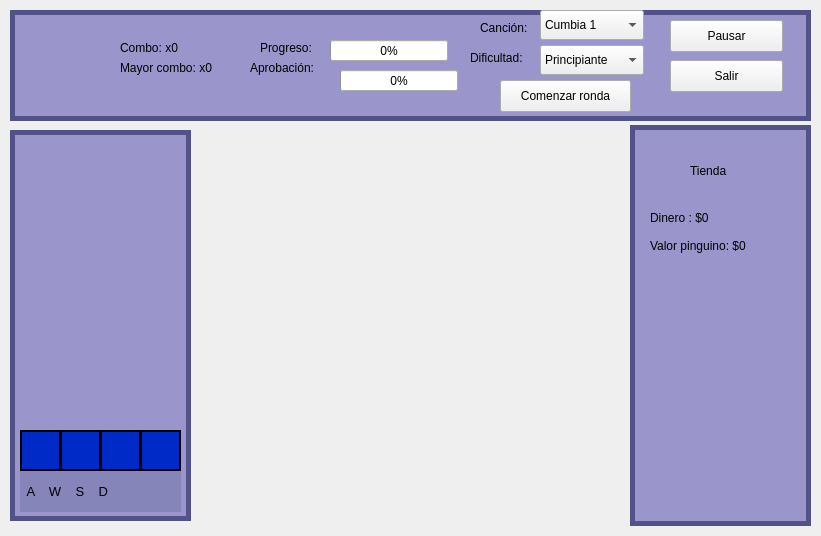
<?xml version="1.0" encoding="UTF-8"?>
<ui version="4.0">
 <class>Form</class>
 <widget class="QWidget" name="Form">
  <property name="geometry">
   <rect>
    <x>0</x>
    <y>0</y>
    <width>821</width>
    <height>536</height>
   </rect>
  </property>
  <property name="windowTitle">
   <string>VentanaJuego</string>
  </property>
  <widget class="QLabel" name="label_imgizq">
   <property name="geometry">
    <rect>
     <x>20</x>
     <y>20</y>
     <width>101</width>
     <height>91</height>
    </rect>
   </property>
   <property name="text">
    <string/>
   </property>
   <property name="pixmap">
    <pixmap>sprites/logo.png</pixmap>
   </property>
   <property name="scaledContents">
    <bool>true</bool>
   </property>
  </widget>
  <widget class="QLabel" name="label_combo">
   <property name="geometry">
    <rect>
     <x>120</x>
     <y>40</y>
     <width>71</width>
     <height>16</height>
    </rect>
   </property>
   <property name="text">
    <string>Combo: x0</string>
   </property>
  </widget>
  <widget class="QLabel" name="label_mayorcombo">
   <property name="geometry">
    <rect>
     <x>120</x>
     <y>60</y>
     <width>111</width>
     <height>16</height>
    </rect>
   </property>
   <property name="text">
    <string>Mayor combo: x0</string>
   </property>
  </widget>
  <widget class="QLabel" name="label_prog">
   <property name="geometry">
    <rect>
     <x>260</x>
     <y>40</y>
     <width>60</width>
     <height>16</height>
    </rect>
   </property>
   <property name="text">
    <string>Progreso:</string>
   </property>
  </widget>
  <widget class="QProgressBar" name="progreso_prog">
   <property name="geometry">
    <rect>
     <x>330</x>
     <y>40</y>
     <width>118</width>
     <height>21</height>
    </rect>
   </property>
   <property name="value">
    <number>0</number>
   </property>
   <property name="textVisible">
    <bool>true</bool>
   </property>
  </widget>
  <widget class="QProgressBar" name="progreso_apruebo">
   <property name="geometry">
    <rect>
     <x>340</x>
     <y>70</y>
     <width>118</width>
     <height>21</height>
    </rect>
   </property>
   <property name="value">
    <number>0</number>
   </property>
   <property name="textVisible">
    <bool>true</bool>
   </property>
  </widget>
  <widget class="QLabel" name="label_apruebo">
   <property name="geometry">
    <rect>
     <x>250</x>
     <y>60</y>
     <width>81</width>
     <height>16</height>
    </rect>
   </property>
   <property name="text">
    <string>Aprobación:</string>
   </property>
  </widget>
  <widget class="QLabel" name="label_songs">
   <property name="geometry">
    <rect>
     <x>480</x>
     <y>20</y>
     <width>60</width>
     <height>16</height>
    </rect>
   </property>
   <property name="text">
    <string>Canción:</string>
   </property>
  </widget>
  <widget class="QComboBox" name="opcion_songs">
   <property name="geometry">
    <rect>
     <x>540</x>
     <y>10</y>
     <width>104</width>
     <height>30</height>
    </rect>
   </property>
   <item>
    <property name="text">
     <string>Cumbia 1</string>
    </property>
   </item>
   <item>
    <property name="text">
     <string>Cumbia 2</string>
    </property>
   </item>
  </widget>
  <widget class="QLabel" name="label_imgcenter">
   <property name="geometry">
    <rect>
     <x>200</x>
     <y>130</y>
     <width>421</width>
     <height>391</height>
    </rect>
   </property>
   <property name="text">
    <string/>
   </property>
   <property name="pixmap">
    <pixmap>sprites/fondos/fondo.png</pixmap>
   </property>
   <property name="scaledContents">
    <bool>true</bool>
   </property>
  </widget>
  <widget class="QLabel" name="label_dif">
   <property name="geometry">
    <rect>
     <x>470</x>
     <y>50</y>
     <width>60</width>
     <height>16</height>
    </rect>
   </property>
   <property name="text">
    <string>Dificultad:</string>
   </property>
  </widget>
  <widget class="QComboBox" name="opcion_dif">
   <property name="geometry">
    <rect>
     <x>540</x>
     <y>45</y>
     <width>104</width>
     <height>30</height>
    </rect>
   </property>
   <item>
    <property name="text">
     <string>Principiante</string>
    </property>
   </item>
   <item>
    <property name="text">
     <string>Aficionado</string>
    </property>
   </item>
   <item>
    <property name="text">
     <string>Maestro Cumbia</string>
    </property>
   </item>
  </widget>
  <widget class="QPushButton" name="boton_pausar">
   <property name="geometry">
    <rect>
     <x>670</x>
     <y>20</y>
     <width>113</width>
     <height>32</height>
    </rect>
   </property>
   <property name="text">
    <string>Pausar</string>
   </property>
  </widget>
  <widget class="QPushButton" name="boton_salir">
   <property name="geometry">
    <rect>
     <x>670</x>
     <y>60</y>
     <width>113</width>
     <height>32</height>
    </rect>
   </property>
   <property name="text">
    <string>Salir</string>
   </property>
  </widget>
  <widget class="QPushButton" name="boton_comenzar">
   <property name="geometry">
    <rect>
     <x>500</x>
     <y>80</y>
     <width>131</width>
     <height>32</height>
    </rect>
   </property>
   <property name="text">
    <string>Comenzar ronda</string>
   </property>
  </widget>
  <widget class="QLabel" name="label_tienda">
   <property name="geometry">
    <rect>
     <x>690</x>
     <y>150</y>
     <width>101</width>
     <height>41</height>
    </rect>
   </property>
   <property name="styleSheet">
    <string notr="true">font: 30pt &quot;Arial Narrow&quot;;</string>
   </property>
   <property name="text">
    <string>Tienda</string>
   </property>
  </widget>
  <widget class="QLabel" name="label_dinero">
   <property name="geometry">
    <rect>
     <x>650</x>
     <y>210</y>
     <width>151</width>
     <height>16</height>
    </rect>
   </property>
   <property name="styleSheet">
    <string notr="true">font: italic 20pt &quot;Arial Narrow&quot;;</string>
   </property>
   <property name="text">
    <string>Dinero : $0</string>
   </property>
  </widget>
  <widget class="QLabel" name="label_valorpin">
   <property name="geometry">
    <rect>
     <x>650</x>
     <y>230</y>
     <width>151</width>
     <height>31</height>
    </rect>
   </property>
   <property name="styleSheet">
    <string notr="true">font: italic 20pt &quot;Arial Narrow&quot;;</string>
   </property>
   <property name="text">
    <string>Valor pinguino: $0</string>
   </property>
  </widget>
  <widget class="QLabel" name="fondo_arriba">
   <property name="geometry">
    <rect>
     <x>10</x>
     <y>10</y>
     <width>801</width>
     <height>111</height>
    </rect>
   </property>
   <property name="styleSheet">
    <string notr="true">background-color: rgb(154, 149, 202);
border: 5px solid rgb(82, 82, 136);</string>
   </property>
   <property name="text">
    <string/>
   </property>
  </widget>
  <widget class="QLabel" name="fondo_der">
   <property name="geometry">
    <rect>
     <x>630</x>
     <y>125</y>
     <width>181</width>
     <height>401</height>
    </rect>
   </property>
   <property name="styleSheet">
    <string notr="true">background-color: rgb(154, 149, 202);
border: 5px solid rgb(82, 82, 136);</string>
   </property>
   <property name="text">
    <string/>
   </property>
  </widget>
  <widget class="QLabel" name="fondo_izq">
   <property name="geometry">
    <rect>
     <x>10</x>
     <y>130</y>
     <width>181</width>
     <height>391</height>
    </rect>
   </property>
   <property name="styleSheet">
    <string notr="true">background-color: rgb(154, 149, 202);
border: 5px solid rgb(82, 82, 136);</string>
   </property>
   <property name="text">
    <string/>
   </property>
  </widget>
  <widget class="QLabel" name="label_dir">
   <property name="geometry">
    <rect>
     <x>20</x>
     <y>471</y>
     <width>161</width>
     <height>41</height>
    </rect>
   </property>
   <property name="font">
    <font>
     <pointsize>10</pointsize>
     <weight>60</weight>
     <bold>true</bold>
    </font>
   </property>
   <property name="styleSheet">
    <string notr="true">background: rgb(134, 133, 186)</string>
   </property>
   <property name="text">
    <string>  A    W    S    D</string>
   </property>
  </widget>
  <widget class="QLabel" name="zona_izq">
   <property name="geometry">
    <rect>
     <x>20</x>
     <y>430</y>
     <width>41</width>
     <height>41</height>
    </rect>
   </property>
   <property name="styleSheet">
    <string notr="true">border: 2px solid black;
background: rgb(0, 42, 200);</string>
   </property>
   <property name="text">
    <string/>
   </property>
  </widget>
  <widget class="QLabel" name="zona_arriba">
   <property name="geometry">
    <rect>
     <x>60</x>
     <y>430</y>
     <width>41</width>
     <height>41</height>
    </rect>
   </property>
   <property name="styleSheet">
    <string notr="true">border: 2px solid black;
background: rgb(0, 42, 200);</string>
   </property>
   <property name="text">
    <string/>
   </property>
  </widget>
  <widget class="QLabel" name="zona_abajo">
   <property name="geometry">
    <rect>
     <x>100</x>
     <y>430</y>
     <width>41</width>
     <height>41</height>
    </rect>
   </property>
   <property name="styleSheet">
    <string notr="true">border: 2px solid black;
background: rgb(0, 42, 200);</string>
   </property>
   <property name="text">
    <string/>
   </property>
  </widget>
  <widget class="QLabel" name="zona_der">
   <property name="geometry">
    <rect>
     <x>140</x>
     <y>430</y>
     <width>41</width>
     <height>41</height>
    </rect>
   </property>
   <property name="styleSheet">
    <string notr="true">border: 2px solid black;
background: rgb(0, 42, 200);</string>
   </property>
   <property name="text">
    <string/>
   </property>
  </widget>
  <widget class="QLabel" name="label">
   <property name="geometry">
    <rect>
     <x>20</x>
     <y>470</y>
     <width>41</width>
     <height>41</height>
    </rect>
   </property>
   <property name="text">
    <string/>
   </property>
   <property name="pixmap">
    <pixmap>sprites/flechas/right_2.png</pixmap>
   </property>
   <property name="scaledContents">
    <bool>true</bool>
   </property>
  </widget>
  <zorder>fondo_izq</zorder>
  <zorder>fondo_der</zorder>
  <zorder>fondo_arriba</zorder>
  <zorder>label_imgizq</zorder>
  <zorder>label_combo</zorder>
  <zorder>label_mayorcombo</zorder>
  <zorder>label_prog</zorder>
  <zorder>progreso_prog</zorder>
  <zorder>progreso_apruebo</zorder>
  <zorder>label_apruebo</zorder>
  <zorder>label_songs</zorder>
  <zorder>opcion_songs</zorder>
  <zorder>label_imgcenter</zorder>
  <zorder>label_dif</zorder>
  <zorder>opcion_dif</zorder>
  <zorder>boton_pausar</zorder>
  <zorder>boton_salir</zorder>
  <zorder>boton_comenzar</zorder>
  <zorder>label_tienda</zorder>
  <zorder>label_dinero</zorder>
  <zorder>label_valorpin</zorder>
  <zorder>zona_izq</zorder>
  <zorder>zona_arriba</zorder>
  <zorder>zona_abajo</zorder>
  <zorder>zona_der</zorder>
  <zorder>label</zorder>
  <zorder>label_dir</zorder>
 </widget>
 <resources/>
 <connections/>
</ui>
